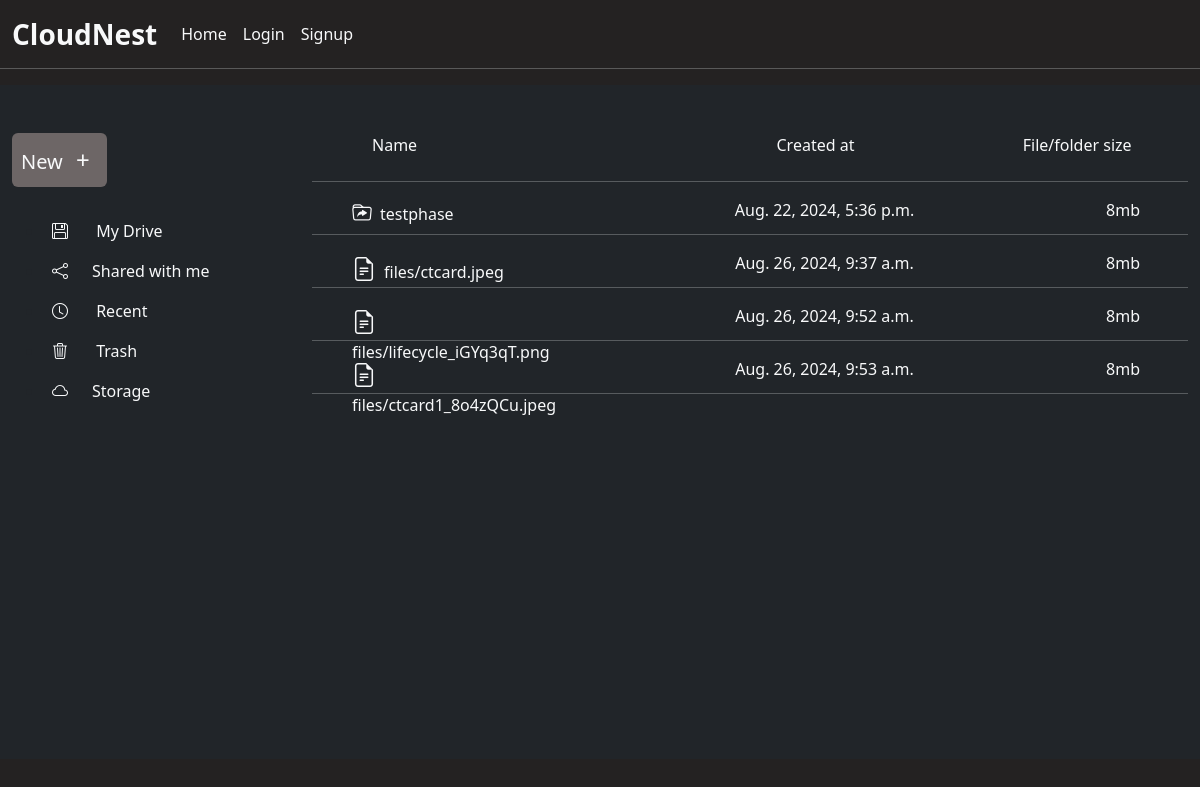
The page /cloudNest/Innerfolder/1 on the database its author committed.
### drive/models.py (models this page shows, shortened)
class InnerFolder(models.Model):
    folderName= models.CharField(max_length=50,default='Folder')
    parentFolder = models.ForeignKey(Folder,on_delete=models.CASCADE)
    created_at = models.DateTimeField(auto_now_add=True)

class InnerFile(models.Model):
    file = models.FileField(upload_to='files',null=False)
    fileUser = models.ForeignKey(Folder,on_delete=models.CASCADE )
    created_at = models.DateTimeField(auto_now_add=True )

### drive/views.py (the view, shortened to what this page needs)
# urls.py: path('cloudNest/Innerfolder/<int:folder_id>',innerFolder, name="folder"),
def innerFolder(request,folder_id):
    parentfolder = Folder.objects.get(id=folder_id)
    innerFolder = InnerFolder.objects.filter(parentFolder=folder_id).order_by('-id')
    innerFile = InnerFile.objects.filter(fileUser = parentfolder)
    context = {
        'innerFolder':innerFolder,
        'folderId':folder_id,
        'innerFile':innerFile,
        'parentFolderId' : parentfolder
    }
    return render(request,'innerFolder.html',context)

### drive/templates/innerFolder.html (shortened to what this page needs)
{% extends 'index.html' %}
{% block content %}
<div class=" d-flex h-100vh">
    <div class="left-side-container w-25 container bg-dark pt-5 h-100vh">
        <div class="text-decoration-none d-flex btn_click">
            <button class="btn fs-5 p-2 text-light rounded"  role='button' id="btn">New <span class="fs-4 p-2">+</span></button>
        </div>
           <ul class="mt-4">
            <li class="p-2"><a href="#" class="text-decoration-none text-light"><i class="bi bi-floppy pe-4"></i> My Drive</li></a>
            <li class="p-2"><a href="#" class="text-decoration-none text-light"><i class="bi bi-share pe-4"></i>Shared with me</li></a>
            <li class="p-2"><a href="#" class="text-decoration-none text-light"><i class="bi bi-clock pe-4"></i> Recent</li></a>
            <li class="p-2"><a href="#" class="text-decoration-none text-light"><i class="bi bi-trash3 pe-4"></i> Trash</li></a>
            <li class="p-2"><a href="#" class="text-decoration-none text-light"><i class="bi bi-cloud pe-4"></i>Storage</li></a>
           </ul>
    </div>
    <div class="container-fluid w-75 float-end bg-dark position-relative me-0 pb-3" style="height:auto;padding-bottom: 23px;">
        <div class="container d-flex justify-content-between w-75 ms-5 mt-5 pb-2 sticky-top  text-light">
            <div class="name w-50">Name</div>
            <div class="owner w-25">Created at</div>
            <div class="file_size " style="margin-right: -20%;">File/folder size</div>
        </div>
        <div class="list-group overflow-y-scroll  p-0" style="height:72.3vh;">
        {% if innerFolder %}
            {% for folder in innerFolder %}
            <hr class="text-light">
            <a href="{% url 'subFile' folder.id %}" class="double-click-link context_items  text-decoration-none text-light d-flex justify-content-between ps-4 pe-4 pt-0" style="height: 20px;">
                <div class  ="folder_name w-25 ps-3"><i class="bi bi-folder-symlink pe-2 fs-5"></i>{{folder.folderName}}</div>
                <div class="folder_name">{{folder.created_at}}</div>
                <div class="folder_name pe-4">8mb</div>
            </a>
            {% endfor %}
          {% endif %}
          {% if innerFile %}
                {% for file in innerFile %}
                  <hr class="text-light">
                  <a href="" class="context_items text-decoration-none text-light d-flex justify-content-between ps-4 pe-4 pt-0" style="height: 20px;">
                      <div class  ="folder_name w-25 ps-3"><i class="bi bi-file-earmark-text fs-4 pe-2"></i>{{file.file}}</div>
                      <div class="folder_name">{{file.created_at}}</div>
                      <div class="folder_name pe-4">8mb</div>
                  </a>
            {% endfor %}
          {% endif %}
        <hr class="text-light">
    </div>
    </div>
</div>
{% endblock content %}

### static/CSS/style.css (style rules this page uses)
.btn { background-color: rgb(109, 102, 102)!important; }
.left-side-container { background-color:#242222; }
body { background-color: #242222 !important; }

### rows shown on the page
InnerFolder: folderName "testphase", created_at "Aug. 22, 2024, 5:36 p.m."
InnerFile: file "files/ctcard.jpeg", created_at "Aug. 26, 2024, 9:37 a.m."
InnerFile: file "files/lifecycle_iGYq3qT.png", created_at "Aug. 26, 2024, 9:52 a.m."
InnerFile: file "files/ctcard1_8o4zQCu.jpeg", created_at "Aug. 26, 2024, 9:53 a.m."
